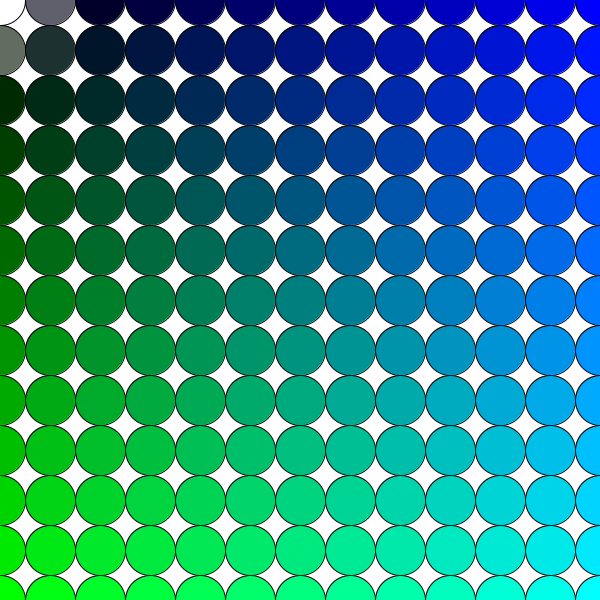
Frame 1 (no input)
Frame 60 (the mouse pressed at the canvas centre just before this capture): identical to frame 1, image omitted
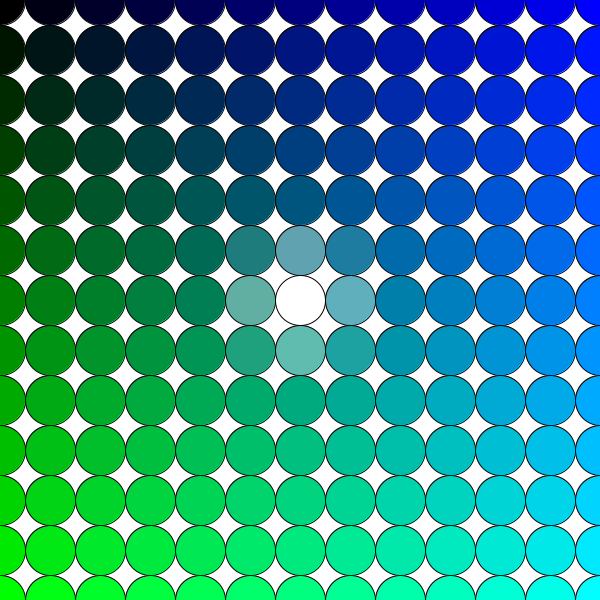
Frame 120 (the mouse held since frame 60 and released just before this capture)

The Processing sketch that drew these frames (run headless with seeded random() and noise(); from frame 60 on, the mouse is pressed at the canvas centre):

// Processing sketch: for_and_loops
// ── for_and_loops.pde
int size = 50;

void setup(){
  size(600,600);
  
  //simple for loops
  //counts from 0 to 4
  for(int i = 0; i<5; i++){
    println(i);
  }
  //simple for loop
  //counts by two's from 0,9
  for(int i = 0; i<10; i+=2) {
    println(i);
  }
}

void draw (){
  background (255);
  //for(int i = 0; i < 7; i++){
  //  for(int j = 0; j<7; j++){
  //  ellipse(i*100,j*100,50,50);
  //  }
  //}
  
  for(int i = 0; i <= width; i += size) {
    for(int j = 0; j <= width; j += size) {
      int b = int (map(i, 0, width, 0, 255));
      int g = int(map(j,0,height, 0, 255));
      
      //map the opacity of our cricle to how close our mouse is to the circle
      //calculate distance from mouse to cirlce 
      float dist = dist(i, j, mouseX, mouseY);
      //use map fuction to map from 0, width , 0 ,255
      int o = int(map(dist, 0, 80, 0 ,255));
      fill(0,g,b,o);
    ellipse (i, j, size, size);
    }
  }

}
